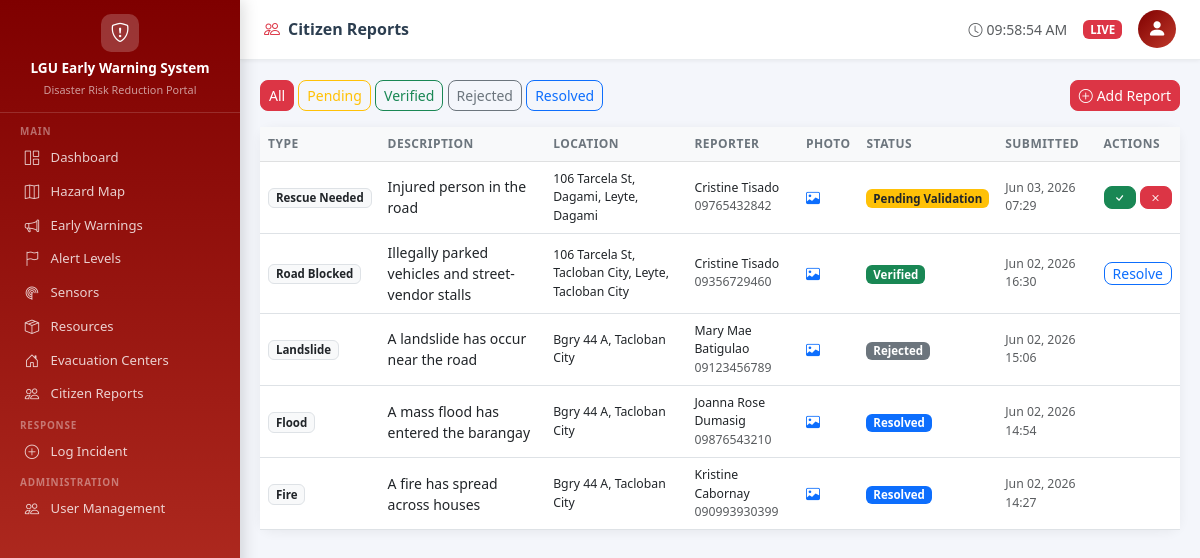
Screenshot of /report/list/ (signed in) with the database file from the repository.
### incidents/models.py (models this page shows, shortened)
class CitizenReport(models.Model):
    REPORT_TYPES = [
        ('FLOOD', 'Flood'),
        ('FIRE', 'Fire'),
        ('LANDSLIDE', 'Landslide'),
        ('DAMAGE', 'Structural Damage'),
        ('RESCUE', 'Rescue Needed'),
        ('ROAD', 'Road Blocked'),
        ('OTHER', 'Other'),
    ]
    STATUS_CHOICES = [
        ('PENDING', 'Pending Validation'),
        ('VERIFIED', 'Verified'),
        ('REJECTED', 'Rejected'),
        ('RESOLVED', 'Resolved'),
    ]
    report_type = models.CharField(max_length=15, choices=REPORT_TYPES)
    description = models.TextField()
    location = models.TextField()
    municipality = models.CharField(max_length=100)
    barangay = models.CharField(max_length=100, blank=True)
    photo = models.ImageField(upload_to='citizen_reports/', blank=True, null=True)
    reporter_name = models.CharField(max_length=100)
    reporter_contact = models.CharField(max_length=20, blank=True)
    status = models.CharField(max_length=10, choices=STATUS_CHOICES, default='PENDING')
    validated_by = models.ForeignKey(
        settings.AUTH_USER_MODEL, on_delete=models.SET_NULL,
        null=True, blank=True, related_name='validated_reports'
    )
    linked_incident = models.ForeignKey(
        Incident, on_delete=models.SET_NULL,
        null=True, blank=True, related_name='citizen_reports'
    )
    submitted_at = models.DateTimeField(auto_now_add=True)
    updated_at = models.DateTimeField(auto_now=True)
    class Meta:
        ordering = ['-submitted_at']

### incidents/views.py (the view)
# urls.py: path('report/list/', views.citizen_report_list, name='citizen_report_list'),
@login_required
def citizen_report_list(request):
    if not (request.user.is_lgu_admin() or request.user.is_dispatcher()):
        return HttpResponseForbidden()
    status_filter = request.GET.get('status', '')
    reports = CitizenReport.objects.all()
    if status_filter:
        reports = reports.filter(status=status_filter)
    return render(request, 'incidents/citizen_report_list.html', {'reports': reports, 'status_filter': status_filter})

### accounts/models.py (called while the page is built)
    def is_lgu_admin(self):
        return self.role == self.ROLE_LGU_ADMIN

### templates/incidents/citizen_report_list.html (shortened to what this page needs)
{% extends 'base.html' %}
{% block page_title %}<i class="bi bi-people me-2 text-danger"></i>Citizen Reports{% endblock %}
{% block content %}
<div class="d-flex justify-content-between align-items-center mb-3 flex-wrap gap-2">
    <div>
        <a href="?status=" class="btn btn-sm {% if not status_filter %}btn-danger{% else %}btn-outline-secondary{% endif %}">All</a>
        <a href="?status=PENDING" class="btn btn-sm {% if status_filter == 'PENDING' %}btn-warning{% else %}btn-outline-warning{% endif %}">Pending</a>
        <a href="?status=VERIFIED" class="btn btn-sm {% if status_filter == 'VERIFIED' %}btn-success{% else %}btn-outline-success{% endif %}">Verified</a>
        <a href="?status=REJECTED" class="btn btn-sm {% if status_filter == 'REJECTED' %}btn-secondary{% else %}btn-outline-secondary{% endif %}">Rejected</a>
        <a href="?status=RESOLVED" class="btn btn-sm {% if status_filter == 'RESOLVED' %}btn-primary{% else %}btn-outline-primary{% endif %}">Resolved</a>
    </div>
    {% if user.role == 'LGU_ADMIN' %}
        <a href="{% url 'citizen_report_create' %}" class="btn btn-danger btn-sm">
            <i class="bi bi-plus-circle me-1"></i>Add Report
        </a>
    {% endif %}
</div>
<div class="card">
  <div class="table-responsive">
    <table class="table table-hover mb-0 align-middle">
      <thead class="table-light">
        <tr><th>Type</th><th>Description</th><th>Location</th><th>Reporter</th><th>Photo</th><th>Status</th><th>Submitted</th><th>Actions</th></tr>
      </thead>
      <tbody>
      {% for r in reports %}
      <tr>
        <td><span class="badge bg-light text-dark border">{{ r.get_report_type_display }}</span></td>
        <td>{{ r.description|truncatechars:50 }}</td>
        <td class="small">{{ r.barangay }}{% if r.barangay %}, {% endif %}{{ r.municipality }}</td>
        <td class="small">{{ r.reporter_name }}<br><span class="text-muted">{{ r.reporter_contact }}</span></td>
        <td>{% if r.photo %}<a href="{{ r.photo.url }}" target="_blank"><i class="bi bi-image text-primary"></i></a>{% else %}<span class="text-muted">—</span>{% endif %}</td>
        <td>
          <span class="badge {% if r.status == 'PENDING' %}bg-warning text-dark{% elif r.status == 'VERIFIED' %}bg-success{% elif r.status == 'REJECTED' %}bg-secondary{% else %}bg-primary{% endif %}">
            {{ r.get_status_display }}
          </span>
        </td>
        <td class="small text-muted">{{ r.submitted_at|date:"M d, Y H:i" }}</td>
        <td>
          {% if r.status == 'PENDING' %}
          <form method="post" action="{% url 'citizen_report_validate' r.pk %}" class="d-flex gap-1">
            <button name="action" value="verify" class="btn btn-success btn-sm py-0 px-2" title="Verify"><i class="bi bi-check"></i></button>
            <button name="action" value="reject" class="btn btn-danger btn-sm py-0 px-2" title="Reject"><i class="bi bi-x"></i></button>
          </form>
          {% elif r.status == 'VERIFIED' %}
          <form method="post" action="{% url 'citizen_report_validate' r.pk %}">
            <button name="action" value="resolve" class="btn btn-sm btn-outline-primary py-0 px-2">Resolve</button>
          </form>
          {% endif %}
        </td>
      </tr>
      {% empty %}
      <tr><td colspan="8" class="text-center text-muted py-4"><i class="bi bi-inbox d-block fs-2 mb-2"></i>No reports yet.</td></tr>
      {% endfor %}
      </tbody>
    </table>
  </div>
</div>
{% endblock %}

### templates/base.html (style rules this page uses)
body { background: #f4f6fb; font-family: 'Segoe UI', sans-serif; }
.card { border: none; border-radius: 14px; box-shadow: 0 2px 12px rgba(0,0,0,.06); }
.table { font-size: .875rem; }
.table th { font-weight: 600; font-size: .75rem; text-transform: uppercase; letter-spacing: .04em; color: #6c757d; }
.badge { font-size: .72rem; padding: .3em .6em; }
.btn { border-radius: 8px; font-size: .875rem; }

### rows the page displays
CitizenReport: report_type "Rescue Needed", description "Injured person in the road", barangay "106 Tarcela St, Dagami, Leyte", municipality "Dagami", reporter_name "Cristine Tisado", reporter_contact "09765432842", status "Pending Validation", submitted_at "Jun 03, 2026 07:29"
CitizenReport: report_type "Road Blocked", description "Illegally parked vehicles and street-vendor stalls", barangay "106 Tarcela St, Tacloban City, Leyte", municipality "Tacloban City", reporter_name "Cristine Tisado", reporter_contact "09356729460", status "Verified", submitted_at "Jun 02, 2026 16:30", shows "Resolve"
CitizenReport: report_type "Landslide", description "A landslide has occur near the road", barangay "Bgry 44 A", municipality "Tacloban City", reporter_name "Mary Mae Batigulao", reporter_contact "09123456789", status "Rejected", submitted_at "Jun 02, 2026 15:06"
CitizenReport: report_type "Flood", description "A mass flood has entered the barangay", barangay "Bgry 44 A", municipality "Tacloban City", reporter_name "Joanna Rose Dumasig", reporter_contact "09876543210", status "Resolved", submitted_at "Jun 02, 2026 14:54"
CitizenReport: report_type "Fire", description "A fire has spread across houses", barangay "Bgry 44 A", municipality "Tacloban City", reporter_name "Kristine Cabornay", reporter_contact "090993930399", status "Resolved", submitted_at "Jun 02, 2026 14:27"
